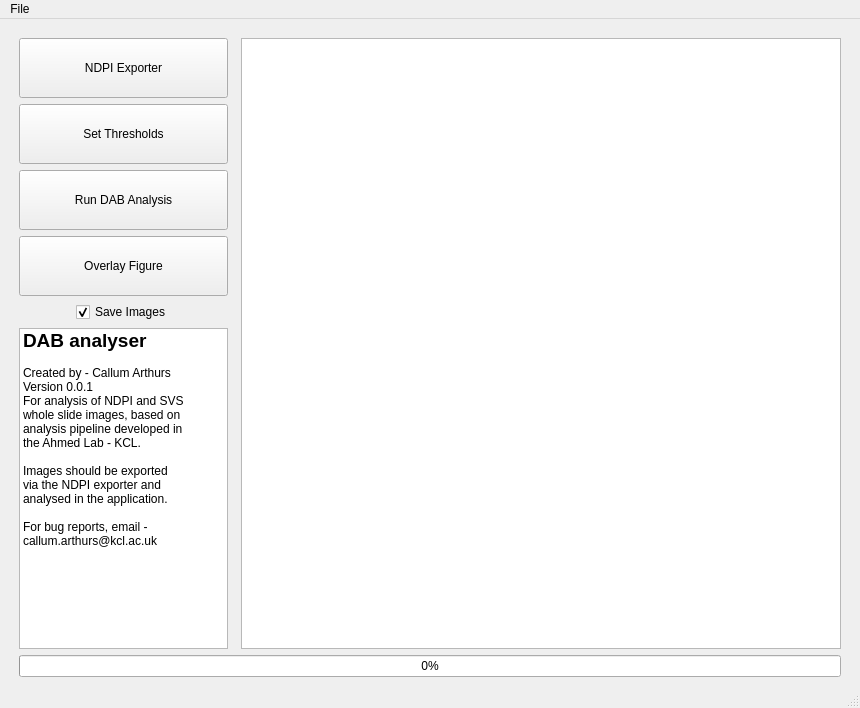
<?xml version="1.0" encoding="UTF-8"?>
<ui version="4.0">
 <class>MainWindow</class>
 <widget class="QMainWindow" name="MainWindow">
  <property name="geometry">
   <rect>
    <x>0</x>
    <y>0</y>
    <width>860</width>
    <height>708</height>
   </rect>
  </property>
  <property name="windowTitle">
   <string>MainWindow</string>
  </property>
  <widget class="QWidget" name="centralwidget">
   <layout class="QVBoxLayout" name="verticalLayout_7">
    <item>
     <layout class="QHBoxLayout" name="horizontalLayout">
      <property name="topMargin">
       <number>10</number>
      </property>
      <property name="rightMargin">
       <number>10</number>
      </property>
      <property name="bottomMargin">
       <number>0</number>
      </property>
      <item>
       <layout class="QVBoxLayout" name="verticalLayout_3" stretch="0,0,0,0,0,0">
        <property name="sizeConstraint">
         <enum>QLayout::SetMinimumSize</enum>
        </property>
        <property name="leftMargin">
         <number>10</number>
        </property>
        <property name="rightMargin">
         <number>7</number>
        </property>
        <item>
         <widget class="QPushButton" name="ndpi_exporter">
          <property name="minimumSize">
           <size>
            <width>208</width>
            <height>60</height>
           </size>
          </property>
          <property name="text">
           <string>NDPI Exporter</string>
          </property>
         </widget>
        </item>
        <item>
         <widget class="QPushButton" name="testingbutton">
          <property name="minimumSize">
           <size>
            <width>208</width>
            <height>60</height>
           </size>
          </property>
          <property name="text">
           <string>Set Thresholds</string>
          </property>
          <property name="iconSize">
           <size>
            <width>30</width>
            <height>30</height>
           </size>
          </property>
         </widget>
        </item>
        <item>
         <widget class="QPushButton" name="trainingbutton">
          <property name="sizePolicy">
           <sizepolicy hsizetype="Minimum" vsizetype="Fixed">
            <horstretch>60</horstretch>
            <verstretch>60</verstretch>
           </sizepolicy>
          </property>
          <property name="minimumSize">
           <size>
            <width>208</width>
            <height>60</height>
           </size>
          </property>
          <property name="text">
           <string>Run DAB Analysis</string>
          </property>
         </widget>
        </item>
        <item>
         <widget class="QPushButton" name="overbtn">
          <property name="sizePolicy">
           <sizepolicy hsizetype="Minimum" vsizetype="Fixed">
            <horstretch>60</horstretch>
            <verstretch>60</verstretch>
           </sizepolicy>
          </property>
          <property name="minimumSize">
           <size>
            <width>208</width>
            <height>60</height>
           </size>
          </property>
          <property name="text">
           <string>Overlay Figure</string>
          </property>
          <property name="iconSize">
           <size>
            <width>30</width>
            <height>30</height>
           </size>
          </property>
         </widget>
        </item>
        <item alignment="Qt::AlignHCenter">
         <widget class="QCheckBox" name="checkBox">
          <property name="text">
           <string>Save Images</string>
          </property>
          <property name="checked">
           <bool>true</bool>
          </property>
         </widget>
        </item>
        <item>
         <widget class="QListWidget" name="listWidget">
          <property name="enabled">
           <bool>true</bool>
          </property>
          <property name="font">
           <font>
            <kerning>true</kerning>
           </font>
          </property>
          <property name="focusPolicy">
           <enum>Qt::NoFocus</enum>
          </property>
          <property name="autoFillBackground">
           <bool>true</bool>
          </property>
          <property name="frameShape">
           <enum>QFrame::StyledPanel</enum>
          </property>
          <property name="frameShadow">
           <enum>QFrame::Sunken</enum>
          </property>
          <property name="lineWidth">
           <number>1</number>
          </property>
          <property name="midLineWidth">
           <number>0</number>
          </property>
          <property name="verticalScrollBarPolicy">
           <enum>Qt::ScrollBarAlwaysOff</enum>
          </property>
          <property name="horizontalScrollBarPolicy">
           <enum>Qt::ScrollBarAlwaysOff</enum>
          </property>
          <property name="autoScroll">
           <bool>false</bool>
          </property>
          <property name="editTriggers">
           <set>QAbstractItemView::NoEditTriggers</set>
          </property>
          <property name="showDropIndicator" stdset="0">
           <bool>false</bool>
          </property>
          <property name="dragEnabled">
           <bool>false</bool>
          </property>
          <property name="selectionMode">
           <enum>QAbstractItemView::NoSelection</enum>
          </property>
          <property name="spacing">
           <number>1</number>
          </property>
          <item>
           <property name="text">
            <string>DAB analyser</string>
           </property>
           <property name="font">
            <font>
             <pointsize>14</pointsize>
             <weight>75</weight>
             <bold>true</bold>
            </font>
           </property>
          </item>
          <item>
           <property name="text">
            <string/>
           </property>
          </item>
          <item>
           <property name="text">
            <string>Created by - Callum Arthurs</string>
           </property>
          </item>
          <item>
           <property name="text">
            <string>Version 0.0.1</string>
           </property>
          </item>
          <item>
           <property name="text">
            <string>For analysis of NDPI and SVS</string>
           </property>
          </item>
          <item>
           <property name="text">
            <string>whole slide images, based on</string>
           </property>
          </item>
          <item>
           <property name="text">
            <string>analysis pipeline developed in</string>
           </property>
          </item>
          <item>
           <property name="text">
            <string>the Ahmed Lab - KCL.</string>
           </property>
          </item>
          <item>
           <property name="text">
            <string/>
           </property>
          </item>
          <item>
           <property name="text">
            <string>Images should be exported</string>
           </property>
          </item>
          <item>
           <property name="text">
            <string>via the NDPI exporter and </string>
           </property>
          </item>
          <item>
           <property name="text">
            <string>analysed in the application.</string>
           </property>
          </item>
          <item>
           <property name="text">
            <string/>
           </property>
          </item>
          <item>
           <property name="text">
            <string>For bug reports, email - </string>
           </property>
          </item>
          <item>
           <property name="text">
            <string>callum.arthurs@kcl.ac.uk</string>
           </property>
          </item>
         </widget>
        </item>
       </layout>
      </item>
      <item>
       <widget class="QGraphicsView" name="graphicsView">
        <property name="sizePolicy">
         <sizepolicy hsizetype="Expanding" vsizetype="Expanding">
          <horstretch>0</horstretch>
          <verstretch>0</verstretch>
         </sizepolicy>
        </property>
        <property name="minimumSize">
         <size>
          <width>600</width>
          <height>600</height>
         </size>
        </property>
        <property name="mouseTracking">
         <bool>false</bool>
        </property>
       </widget>
      </item>
     </layout>
    </item>
    <item>
     <layout class="QHBoxLayout" name="horizontalLayout_2">
      <property name="bottomMargin">
       <number>0</number>
      </property>
      <item>
       <spacer name="horizontalSpacer_2">
        <property name="orientation">
         <enum>Qt::Horizontal</enum>
        </property>
        <property name="sizeType">
         <enum>QSizePolicy::Fixed</enum>
        </property>
        <property name="sizeHint" stdset="0">
         <size>
          <width>10</width>
          <height>10</height>
         </size>
        </property>
       </spacer>
      </item>
      <item>
       <widget class="QProgressBar" name="progress">
        <property name="minimumSize">
         <size>
          <width>163</width>
          <height>0</height>
         </size>
        </property>
        <property name="value">
         <number>0</number>
        </property>
       </widget>
      </item>
      <item>
       <spacer name="horizontalSpacer">
        <property name="orientation">
         <enum>Qt::Horizontal</enum>
        </property>
        <property name="sizeType">
         <enum>QSizePolicy::Fixed</enum>
        </property>
        <property name="sizeHint" stdset="0">
         <size>
          <width>10</width>
          <height>10</height>
         </size>
        </property>
       </spacer>
      </item>
     </layout>
    </item>
   </layout>
  </widget>
  <widget class="QMenuBar" name="menubar">
   <property name="geometry">
    <rect>
     <x>0</x>
     <y>0</y>
     <width>860</width>
     <height>22</height>
    </rect>
   </property>
   <widget class="QMenu" name="menuFile">
    <property name="title">
     <string>File</string>
    </property>
    <addaction name="actionNDPI_SVS_Export"/>
    <addaction name="actionRun_Dab_Analysis"/>
    <addaction name="actionSet_Thresholds"/>
    <addaction name="actionOverlay_Figure"/>
    <addaction name="separator"/>
    <addaction name="actionQuit"/>
   </widget>
   <addaction name="menuFile"/>
  </widget>
  <widget class="QStatusBar" name="statusbar"/>
  <action name="actionRun_Dab_Analysis">
   <property name="text">
    <string>Run Dab Analysis</string>
   </property>
  </action>
  <action name="actionSet_Thresholds">
   <property name="text">
    <string>Set Thresholds</string>
   </property>
  </action>
  <action name="actionOverlay_Figure">
   <property name="text">
    <string>Overlay Figure</string>
   </property>
  </action>
  <action name="actionQuit">
   <property name="text">
    <string>Quit</string>
   </property>
  </action>
  <action name="actionNDPI_SVS_Export">
   <property name="text">
    <string>NDPI/SVS Export</string>
   </property>
  </action>
 </widget>
 <resources/>
 <connections/>
</ui>
